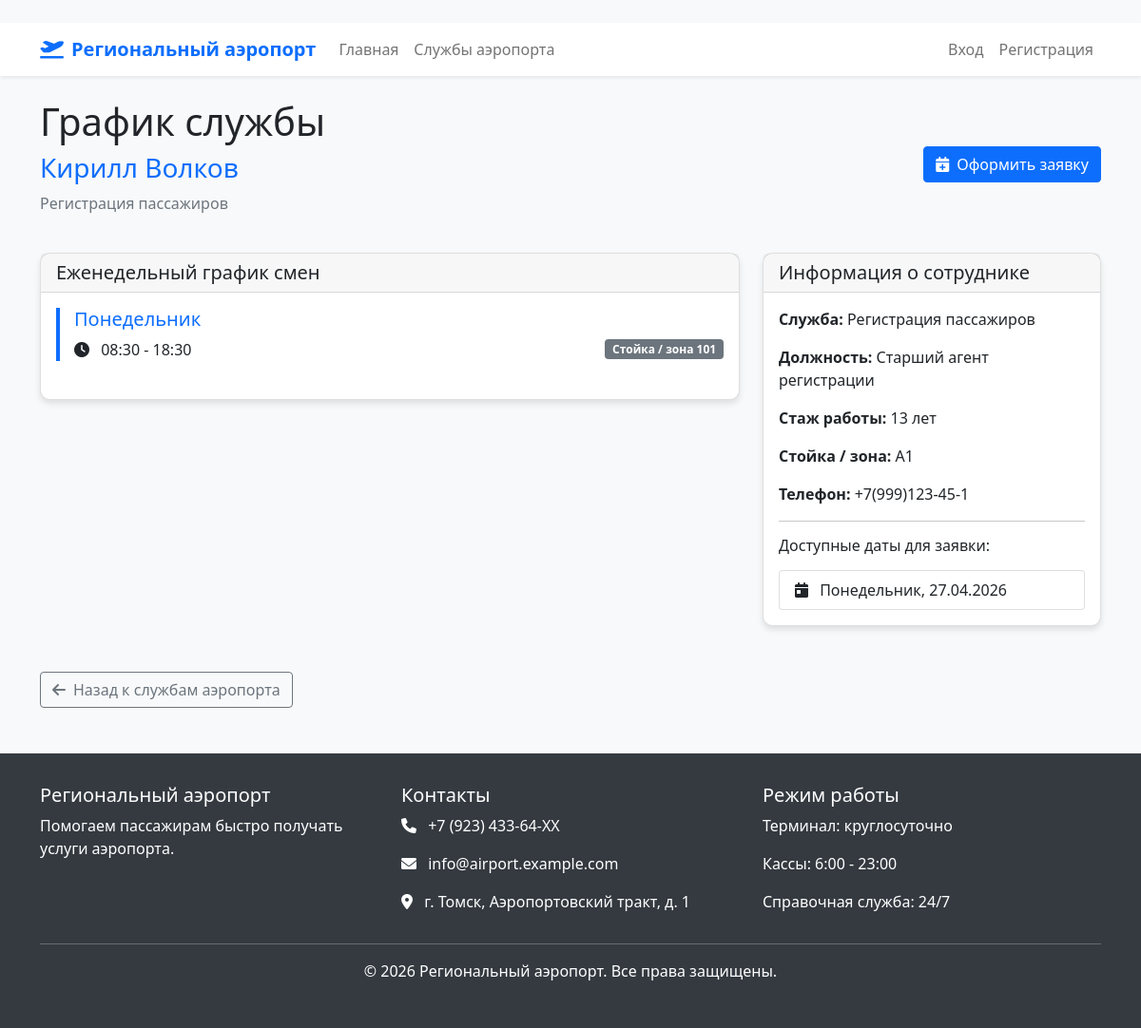
The page /service/1/ on the database its author committed.
### airport_app/models.py (models this page shows, shortened)
class Doctor(models.Model):
    SPECIALIZATION_CHOICES = [
        ('регистрация', 'Регистрация пассажиров'),
        ('досмотр', 'Предполетный досмотр'),
        ('багаж', 'Багажная служба'),
        ('информация', 'Информационная стойка'),
        ('посадка', 'Посадка на рейс'),
        ('грузовой терминал', 'Грузовой терминал'),
        ('медпункт', 'Медпункт аэропорта'),
        ('vip-зал', 'VIP-зал'),
        ('транспорт', 'Наземный транспорт'),
        ('авиакасса', 'Авиакасса'),
    ]
    user = models.OneToOneField(User, on_delete=models.CASCADE, related_name='doctor')
    specialization = models.CharField(max_length=50, choices=SPECIALIZATION_CHOICES)
    qualification = models.CharField(max_length=255)
    experience = models.PositiveIntegerField(help_text="Стаж работы в годах")
    office_number = models.CharField(max_length=10)
    phone_number = models.CharField(max_length=15)
    is_active = models.BooleanField(default=True)
    class Meta:
        verbose_name = "Сотрудник аэропорта"
        verbose_name_plural = "Сотрудники аэропорта"

class Schedule(models.Model):
    DAYS_OF_WEEK = [
        (1, 'Понедельник'),
        (2, 'Вторник'),
        (3, 'Среда'),
        (4, 'Четверг'),
        (5, 'Пятница'),
        (6, 'Суббота'),
        (0, 'Воскресенье'),
    ]
    doctor = models.ForeignKey(Doctor, on_delete=models.CASCADE, related_name='schedules')
    day_of_week = models.IntegerField(choices=DAYS_OF_WEEK)
    start_time = models.TimeField()
    end_time = models.TimeField()
    office_number = models.CharField(max_length=10)
    is_working = models.BooleanField(default=True)
    class Meta:
        verbose_name = "Расписание смены"
        verbose_name_plural = "Расписания смен"
        ordering = ['day_of_week', 'start_time']

### airport_app/views.py (the view)
# urls.py: path('service/<int:doctor_id>/', views.doctor_schedule, name='doctor_schedule'),
def doctor_schedule(request, doctor_id):
    doctor = get_object_or_404(Doctor, id=doctor_id, is_active=True)
    schedules = Schedule.objects.filter(doctor=doctor, is_working=True).order_by('day_of_week', 'start_time')
    days = {}
    for schedule in schedules:
        day_name = schedule.get_day_of_week_display()
        if day_name not in days:
            days[day_name] = []
        days[day_name].append(schedule)
    today = timezone.now().date()
    week_from_now = today + timedelta(days=7)
    available_dates = []
    for i in range(7):
        current_date = today + timedelta(days=i)
        day_of_week = current_date.weekday()
        day_of_week = day_of_week + 1 if day_of_week < 6 else 0
        if Schedule.objects.filter(doctor=doctor, day_of_week=day_of_week, is_working=True).exists():
            available_dates.append(current_date)
    context = {
        'doctor': doctor,
        'days': days,
        'available_dates': available_dates,
    }
    return render(request, 'airport_app/schedule.html', context)

### airport_app/templates/airport_app/schedule.html (shortened to what this page needs)
﻿{% extends 'airport_app/base.html' %}
{% block content %}
<div class="d-flex justify-content-between align-items-center mb-4">
    <div>
        <h1>График службы</h1>
        <h3 class="text-primary">{{ doctor.user.get_full_name }}</h3>
        <p class="text-muted">{{ doctor.get_specialization_display }}</p>
    </div>
    <a href="{% url 'create_appointment' doctor.id %}" class="btn btn-primary">
        <i class="fas fa-calendar-plus me-2"></i>Оформить заявку
    </a>
</div>
<div class="row">
    <div class="col-md-8">
        <div class="card">
            <div class="card-header">
                <h5 class="mb-0">Еженедельный график смен</h5>
            </div>
            <div class="card-body">
                {% if days %}
                    {% for day_name, day_schedules in days.items %}
                    <div class="schedule-day mb-4">
                        <h5 class="text-primary">{{ day_name }}</h5>
                        {% for schedule in day_schedules %}
                            <div class="d-flex justify-content-between align-items-center mb-2">
                                <div>
                                    <i class="fas fa-clock me-2"></i>
                                    {{ schedule.start_time|time:"H:i" }} - {{ schedule.end_time|time:"H:i" }}
                                </div>
                                <span class="badge bg-secondary">Стойка / зона {{ schedule.office_number }}</span>
                            </div>
                        {% endfor %}
                    </div>
                    {% endfor %}
                {% else %}
                    <div class="alert alert-info">
                        <i class="fas fa-info-circle me-2"></i>
                        График для этого сотрудника еще не установлен.
                    </div>
                {% endif %}
            </div>
        </div>
    </div>
    <div class="col-md-4">
        <div class="card">
            <div class="card-header">
                <h5 class="mb-0">Информация о сотруднике</h5>
            </div>
            <div class="card-body">
                <p><strong>Служба:</strong> {{ doctor.get_specialization_display }}</p>
                <p><strong>Должность:</strong> {{ doctor.qualification }}</p>
                <p><strong>Стаж работы:</strong> {{ doctor.experience }} лет</p>
                <p><strong>Стойка / зона:</strong> {{ doctor.office_number }}</p>
                <p><strong>Телефон:</strong> {{ doctor.phone_number }}</p>
                <hr>
                <h6 class="mb-3">Доступные даты для заявки:</h6>
                <div class="list-group">
                    {% for available_date in available_dates %}
                        <a href="{% url 'create_appointment' doctor.id %}?date={{ available_date|date:'Y-m-d' }}"
                           class="list-group-item list-group-item-action">
                            <i class="fas fa-calendar-day me-2"></i>
                            {{ available_date|date:"l, d.m.Y" }}
                        </a>
                    {% empty %}
                        <div class="alert alert-warning">
                            Нет доступных дат для заявки в ближайшую неделю.
                        </div>
                    {% endfor %}
                </div>
            </div>
        </div>
    </div>
</div>
<div class="mt-4">
    <a href="{% url 'doctor_list' %}" class="btn btn-outline-secondary">
        <i class="fas fa-arrow-left me-2"></i>Назад к службам аэропорта
    </a>
</div>
{% endblock %}

### airport_app/templates/airport_app/base.html (style rules this page uses)
body { font-family: 'Segoe UI', Tahoma, Geneva, Verdana, sans-serif; background-color: #f8f9fa; }
.card { border-radius: 10px; box-shadow: 0 4px 6px rgba(0, 0, 0, 0.1); margin-bottom: 1.5rem; transition: transform 0.3s; }
.schedule-day { border-left: 4px solid #0d6efd; padding-left: 15px; margin-bottom: 1rem; }

### rows shown on the page
Doctor: user.get_full_name "Кирилл Волков", specialization "Регистрация пассажиров", qualification "Старший агент регистрации", experience "13", office_number "A1", phone_number "+7(999)123-45-1"
Schedule: day_name "Понедельник", start_time "08:30", end_time "18:30", office_number "101"

### other values the page prints
{{ available_date|date:"l, d.m.Y" }} "Понедельник, 27.04.2026"
